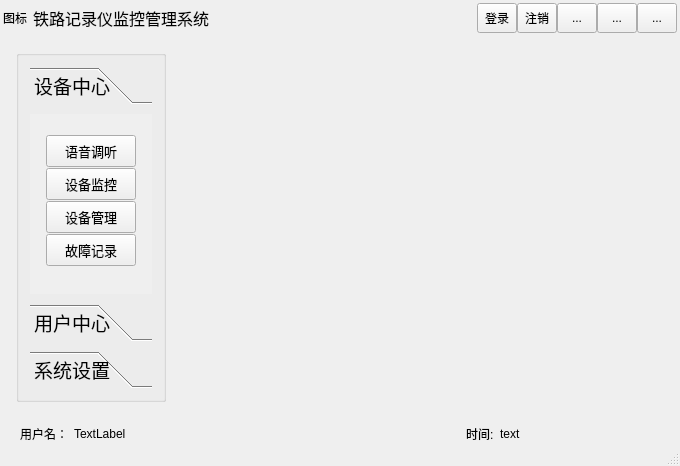
<?xml version="1.0" encoding="UTF-8"?>
<ui version="4.0">
 <class>MainWindow</class>
 <widget class="QMainWindow" name="MainWindow">
  <property name="geometry">
   <rect>
    <x>0</x>
    <y>0</y>
    <width>680</width>
    <height>466</height>
   </rect>
  </property>
  <property name="minimumSize">
   <size>
    <width>0</width>
    <height>0</height>
   </size>
  </property>
  <property name="windowTitle">
   <string>MainWindow</string>
  </property>
  <widget class="QWidget" name="centralWidget">
   <layout class="QGridLayout" name="gridLayout_15">
    <property name="leftMargin">
     <number>0</number>
    </property>
    <property name="topMargin">
     <number>0</number>
    </property>
    <property name="rightMargin">
     <number>0</number>
    </property>
    <property name="bottomMargin">
     <number>0</number>
    </property>
    <item row="2" column="0">
     <widget class="QWidget" name="widget_down" native="true">
      <layout class="QGridLayout" name="gridLayout_10">
       <property name="leftMargin">
        <number>0</number>
       </property>
       <property name="topMargin">
        <number>5</number>
       </property>
       <property name="rightMargin">
        <number>0</number>
       </property>
       <property name="bottomMargin">
        <number>0</number>
       </property>
       <item row="0" column="0">
        <layout class="QGridLayout" name="gridLayout_8">
         <property name="horizontalSpacing">
          <number>0</number>
         </property>
         <property name="verticalSpacing">
          <number>6</number>
         </property>
         <item row="0" column="0">
          <spacer name="horizontalSpacer_2">
           <property name="orientation">
            <enum>Qt::Horizontal</enum>
           </property>
           <property name="sizeType">
            <enum>QSizePolicy::Minimum</enum>
           </property>
           <property name="sizeHint" stdset="0">
            <size>
             <width>20</width>
             <height>20</height>
            </size>
           </property>
          </spacer>
         </item>
         <item row="0" column="2">
          <spacer name="horizontalSpacer">
           <property name="orientation">
            <enum>Qt::Horizontal</enum>
           </property>
           <property name="sizeHint" stdset="0">
            <size>
             <width>40</width>
             <height>20</height>
            </size>
           </property>
          </spacer>
         </item>
         <item row="0" column="4">
          <spacer name="horizontalSpacer_3">
           <property name="orientation">
            <enum>Qt::Horizontal</enum>
           </property>
           <property name="sizeType">
            <enum>QSizePolicy::Minimum</enum>
           </property>
           <property name="sizeHint" stdset="0">
            <size>
             <width>20</width>
             <height>20</height>
            </size>
           </property>
          </spacer>
         </item>
         <item row="0" column="1">
          <layout class="QGridLayout" name="gridLayout_3" columnstretch="1,8">
           <item row="0" column="1">
            <widget class="QLabel" name="label_UserName">
             <property name="minimumSize">
              <size>
               <width>0</width>
               <height>20</height>
              </size>
             </property>
             <property name="text">
              <string>TextLabel</string>
             </property>
            </widget>
           </item>
           <item row="0" column="0">
            <widget class="QLabel" name="label_2User">
             <property name="minimumSize">
              <size>
               <width>0</width>
               <height>20</height>
              </size>
             </property>
             <property name="text">
              <string>用户名：</string>
             </property>
            </widget>
           </item>
          </layout>
         </item>
         <item row="0" column="3">
          <layout class="QGridLayout" name="gridLayout_6">
           <item row="0" column="0">
            <widget class="QLabel" name="label_4Time">
             <property name="minimumSize">
              <size>
               <width>20</width>
               <height>20</height>
              </size>
             </property>
             <property name="text">
              <string>时间:</string>
             </property>
            </widget>
           </item>
           <item row="0" column="1">
            <widget class="QLabel" name="currentTime">
             <property name="minimumSize">
              <size>
               <width>160</width>
               <height>20</height>
              </size>
             </property>
             <property name="maximumSize">
              <size>
               <width>120</width>
               <height>16777215</height>
              </size>
             </property>
             <property name="layoutDirection">
              <enum>Qt::LeftToRight</enum>
             </property>
             <property name="text">
              <string>text</string>
             </property>
            </widget>
           </item>
          </layout>
         </item>
        </layout>
       </item>
      </layout>
     </widget>
    </item>
    <item row="1" column="0">
     <widget class="QWidget" name="widget" native="true">
      <layout class="QGridLayout" name="gridLayout_14">
       <item row="0" column="0">
        <layout class="QGridLayout" name="gridLayout_12" columnstretch="1,3">
         <item row="0" column="0">
          <layout class="QGridLayout" name="gridLayout_9">
           <property name="leftMargin">
            <number>5</number>
           </property>
           <property name="horizontalSpacing">
            <number>2</number>
           </property>
           <property name="verticalSpacing">
            <number>8</number>
           </property>
           <item row="0" column="0">
            <widget class="QGroupBox" name="toolBoxgroupBox">
             <property name="minimumSize">
              <size>
               <width>150</width>
               <height>0</height>
              </size>
             </property>
             <property name="maximumSize">
              <size>
               <width>150</width>
               <height>16777215</height>
              </size>
             </property>
             <property name="font">
              <font>
               <pointsize>8</pointsize>
               <weight>75</weight>
               <bold>true</bold>
              </font>
             </property>
             <property name="title">
              <string/>
             </property>
             <layout class="QGridLayout" name="gridLayout_13">
              <item row="0" column="0">
               <widget class="QToolBox" name="toolBox">
                <property name="font">
                 <font>
                  <pointsize>14</pointsize>
                  <weight>50</weight>
                  <bold>false</bold>
                 </font>
                </property>
                <property name="whatsThis">
                 <string>&lt;html&gt;&lt;head/&gt;&lt;body&gt;&lt;p&gt;&lt;br/&gt;&lt;/p&gt;&lt;/body&gt;&lt;/html&gt;</string>
                </property>
                <property name="lineWidth">
                 <number>1</number>
                </property>
                <property name="midLineWidth">
                 <number>10</number>
                </property>
                <property name="currentIndex">
                 <number>0</number>
                </property>
                <property name="tabSpacing">
                 <number>10</number>
                </property>
                <widget class="QWidget" name="page_1">
                 <property name="geometry">
                  <rect>
                   <x>0</x>
                   <y>0</y>
                   <width>126</width>
                   <height>194</height>
                  </rect>
                 </property>
                 <attribute name="label">
                  <string>设备中心</string>
                 </attribute>
                 <widget class="QWidget" name="layoutWidget">
                  <property name="geometry">
                   <rect>
                    <x>5</x>
                    <y>10</y>
                    <width>118</width>
                    <height>148</height>
                   </rect>
                  </property>
                  <layout class="QGridLayout" name="gridLayout_5">
                   <property name="horizontalSpacing">
                    <number>0</number>
                   </property>
                   <item row="0" column="0">
                    <widget class="QPushButton" name="pushButton">
                     <property name="minimumSize">
                      <size>
                       <width>90</width>
                       <height>32</height>
                      </size>
                     </property>
                     <property name="maximumSize">
                      <size>
                       <width>90</width>
                       <height>32</height>
                      </size>
                     </property>
                     <property name="font">
                      <font>
                       <pointsize>10</pointsize>
                      </font>
                     </property>
                     <property name="cursor">
                      <cursorShape>OpenHandCursor</cursorShape>
                     </property>
                     <property name="mouseTracking">
                      <bool>false</bool>
                     </property>
                     <property name="text">
                      <string>语音调听</string>
                     </property>
                    </widget>
                   </item>
                   <item row="1" column="0">
                    <widget class="QPushButton" name="pushButton_2">
                     <property name="minimumSize">
                      <size>
                       <width>90</width>
                       <height>32</height>
                      </size>
                     </property>
                     <property name="maximumSize">
                      <size>
                       <width>90</width>
                       <height>32</height>
                      </size>
                     </property>
                     <property name="font">
                      <font>
                       <pointsize>10</pointsize>
                      </font>
                     </property>
                     <property name="cursor">
                      <cursorShape>OpenHandCursor</cursorShape>
                     </property>
                     <property name="text">
                      <string>设备监控</string>
                     </property>
                    </widget>
                   </item>
                   <item row="2" column="0">
                    <widget class="QPushButton" name="pushButton_11">
                     <property name="minimumSize">
                      <size>
                       <width>90</width>
                       <height>32</height>
                      </size>
                     </property>
                     <property name="maximumSize">
                      <size>
                       <width>90</width>
                       <height>32</height>
                      </size>
                     </property>
                     <property name="font">
                      <font>
                       <pointsize>10</pointsize>
                      </font>
                     </property>
                     <property name="cursor">
                      <cursorShape>OpenHandCursor</cursorShape>
                     </property>
                     <property name="text">
                      <string>设备管理</string>
                     </property>
                    </widget>
                   </item>
                   <item row="3" column="0">
                    <widget class="QPushButton" name="pushButton_3">
                     <property name="minimumSize">
                      <size>
                       <width>90</width>
                       <height>32</height>
                      </size>
                     </property>
                     <property name="maximumSize">
                      <size>
                       <width>90</width>
                       <height>32</height>
                      </size>
                     </property>
                     <property name="font">
                      <font>
                       <pointsize>10</pointsize>
                      </font>
                     </property>
                     <property name="cursor">
                      <cursorShape>OpenHandCursor</cursorShape>
                     </property>
                     <property name="text">
                      <string>故障记录</string>
                     </property>
                    </widget>
                   </item>
                   <item row="0" column="1">
                    <widget class="QLabel" name="label_2">
                     <property name="maximumSize">
                      <size>
                       <width>13</width>
                       <height>16777215</height>
                      </size>
                     </property>
                     <property name="text">
                      <string/>
                     </property>
                    </widget>
                   </item>
                   <item row="1" column="1">
                    <widget class="QLabel" name="label_3">
                     <property name="maximumSize">
                      <size>
                       <width>13</width>
                       <height>16777215</height>
                      </size>
                     </property>
                     <property name="text">
                      <string/>
                     </property>
                    </widget>
                   </item>
                   <item row="2" column="1">
                    <widget class="QLabel" name="label_4">
                     <property name="maximumSize">
                      <size>
                       <width>13</width>
                       <height>16777215</height>
                      </size>
                     </property>
                     <property name="text">
                      <string/>
                     </property>
                    </widget>
                   </item>
                   <item row="3" column="1">
                    <widget class="QLabel" name="label_5">
                     <property name="maximumSize">
                      <size>
                       <width>13</width>
                       <height>16777215</height>
                      </size>
                     </property>
                     <property name="text">
                      <string/>
                     </property>
                    </widget>
                   </item>
                  </layout>
                 </widget>
                </widget>
                <widget class="QWidget" name="page_2">
                 <property name="geometry">
                  <rect>
                   <x>0</x>
                   <y>0</y>
                   <width>126</width>
                   <height>194</height>
                  </rect>
                 </property>
                 <attribute name="label">
                  <string>用户中心</string>
                 </attribute>
                 <widget class="QWidget" name="layoutWidget">
                  <property name="geometry">
                   <rect>
                    <x>2</x>
                    <y>10</y>
                    <width>121</width>
                    <height>41</height>
                   </rect>
                  </property>
                  <layout class="QGridLayout" name="gridLayout_4">
                   <property name="horizontalSpacing">
                    <number>0</number>
                   </property>
                   <property name="verticalSpacing">
                    <number>6</number>
                   </property>
                   <item row="0" column="0">
                    <widget class="QPushButton" name="pushButton_10">
                     <property name="minimumSize">
                      <size>
                       <width>90</width>
                       <height>32</height>
                      </size>
                     </property>
                     <property name="maximumSize">
                      <size>
                       <width>90</width>
                       <height>32</height>
                      </size>
                     </property>
                     <property name="font">
                      <font>
                       <pointsize>10</pointsize>
                      </font>
                     </property>
                     <property name="cursor">
                      <cursorShape>OpenHandCursor</cursorShape>
                     </property>
                     <property name="text">
                      <string>用户信息</string>
                     </property>
                    </widget>
                   </item>
                   <item row="0" column="1">
                    <widget class="QLabel" name="label_6">
                     <property name="maximumSize">
                      <size>
                       <width>13</width>
                       <height>16777215</height>
                      </size>
                     </property>
                     <property name="text">
                      <string/>
                     </property>
                    </widget>
                   </item>
                  </layout>
                 </widget>
                </widget>
                <widget class="QWidget" name="page">
                 <property name="geometry">
                  <rect>
                   <x>0</x>
                   <y>0</y>
                   <width>126</width>
                   <height>194</height>
                  </rect>
                 </property>
                 <attribute name="label">
                  <string>系统设置</string>
                 </attribute>
                 <widget class="QWidget" name="layoutWidget">
                  <property name="geometry">
                   <rect>
                    <x>3</x>
                    <y>20</y>
                    <width>121</width>
                    <height>105</height>
                   </rect>
                  </property>
                  <layout class="QGridLayout" name="gridLayout_7">
                   <property name="horizontalSpacing">
                    <number>0</number>
                   </property>
                   <item row="0" column="0">
                    <widget class="QPushButton" name="pushButton_7">
                     <property name="minimumSize">
                      <size>
                       <width>90</width>
                       <height>32</height>
                      </size>
                     </property>
                     <property name="maximumSize">
                      <size>
                       <width>90</width>
                       <height>32</height>
                      </size>
                     </property>
                     <property name="font">
                      <font>
                       <pointsize>10</pointsize>
                      </font>
                     </property>
                     <property name="cursor">
                      <cursorShape>OpenHandCursor</cursorShape>
                     </property>
                     <property name="text">
                      <string>功能设置</string>
                     </property>
                    </widget>
                   </item>
                   <item row="1" column="0">
                    <widget class="QPushButton" name="pushButton_8">
                     <property name="minimumSize">
                      <size>
                       <width>90</width>
                       <height>32</height>
                      </size>
                     </property>
                     <property name="maximumSize">
                      <size>
                       <width>90</width>
                       <height>32</height>
                      </size>
                     </property>
                     <property name="font">
                      <font>
                       <pointsize>10</pointsize>
                      </font>
                     </property>
                     <property name="cursor">
                      <cursorShape>OpenHandCursor</cursorShape>
                     </property>
                     <property name="text">
                      <string>查看日志</string>
                     </property>
                    </widget>
                   </item>
                   <item row="2" column="0">
                    <widget class="QPushButton" name="pushButton_4">
                     <property name="minimumSize">
                      <size>
                       <width>90</width>
                       <height>0</height>
                      </size>
                     </property>
                     <property name="maximumSize">
                      <size>
                       <width>90</width>
                       <height>32</height>
                      </size>
                     </property>
                     <property name="font">
                      <font>
                       <pointsize>10</pointsize>
                      </font>
                     </property>
                     <property name="text">
                      <string>关于</string>
                     </property>
                    </widget>
                   </item>
                   <item row="0" column="1">
                    <widget class="QLabel" name="label_8">
                     <property name="maximumSize">
                      <size>
                       <width>13</width>
                       <height>16777215</height>
                      </size>
                     </property>
                     <property name="text">
                      <string/>
                     </property>
                    </widget>
                   </item>
                   <item row="1" column="1">
                    <widget class="QLabel" name="label_9">
                     <property name="maximumSize">
                      <size>
                       <width>13</width>
                       <height>16777215</height>
                      </size>
                     </property>
                     <property name="text">
                      <string/>
                     </property>
                    </widget>
                   </item>
                   <item row="2" column="1">
                    <widget class="QLabel" name="label_10">
                     <property name="maximumSize">
                      <size>
                       <width>13</width>
                       <height>16777215</height>
                      </size>
                     </property>
                     <property name="text">
                      <string/>
                     </property>
                    </widget>
                   </item>
                  </layout>
                 </widget>
                </widget>
               </widget>
              </item>
             </layout>
            </widget>
           </item>
          </layout>
         </item>
         <item row="0" column="1">
          <widget class="QStackedWidget" name="stackedWidget">
           <property name="font">
            <font>
             <pointsize>10</pointsize>
            </font>
           </property>
           <property name="currentIndex">
            <number>1</number>
           </property>
           <widget class="QWidget" name="page_3">
            <widget class="QLabel" name="label_7">
             <property name="geometry">
              <rect>
               <x>0</x>
               <y>0</y>
               <width>54</width>
               <height>12</height>
              </rect>
             </property>
             <property name="text">
              <string>first</string>
             </property>
            </widget>
           </widget>
           <widget class="QWidget" name="page_4"/>
          </widget>
         </item>
        </layout>
       </item>
      </layout>
     </widget>
    </item>
    <item row="0" column="0">
     <widget class="QWidget" name="widget_title" native="true">
      <layout class="QGridLayout" name="gridLayout_11">
       <property name="leftMargin">
        <number>3</number>
       </property>
       <property name="topMargin">
        <number>3</number>
       </property>
       <property name="rightMargin">
        <number>3</number>
       </property>
       <property name="bottomMargin">
        <number>0</number>
       </property>
       <item row="0" column="0">
        <layout class="QGridLayout" name="gridLayout_2" columnstretch="1,20" columnminimumwidth="1,20">
         <item row="0" column="0">
          <widget class="QLabel" name="label">
           <property name="sizePolicy">
            <sizepolicy hsizetype="Preferred" vsizetype="Preferred">
             <horstretch>0</horstretch>
             <verstretch>0</verstretch>
            </sizepolicy>
           </property>
           <property name="maximumSize">
            <size>
             <width>35</width>
             <height>30</height>
            </size>
           </property>
           <property name="text">
            <string>图标</string>
           </property>
          </widget>
         </item>
         <item row="0" column="1">
          <widget class="QLabel" name="label_Title">
           <property name="sizePolicy">
            <sizepolicy hsizetype="Preferred" vsizetype="Preferred">
             <horstretch>0</horstretch>
             <verstretch>0</verstretch>
            </sizepolicy>
           </property>
           <property name="font">
            <font>
             <pointsize>12</pointsize>
            </font>
           </property>
           <property name="text">
            <string>铁路记录仪监控管理系统</string>
           </property>
          </widget>
         </item>
        </layout>
       </item>
       <item row="0" column="1">
        <layout class="QGridLayout" name="gridLayout">
         <property name="rightMargin">
          <number>0</number>
         </property>
         <property name="horizontalSpacing">
          <number>0</number>
         </property>
         <item row="0" column="1">
          <widget class="QToolButton" name="logoutButton">
           <property name="minimumSize">
            <size>
             <width>40</width>
             <height>30</height>
            </size>
           </property>
           <property name="maximumSize">
            <size>
             <width>40</width>
             <height>30</height>
            </size>
           </property>
           <property name="text">
            <string>注销</string>
           </property>
          </widget>
         </item>
         <item row="0" column="2">
          <widget class="QToolButton" name="minButton">
           <property name="minimumSize">
            <size>
             <width>40</width>
             <height>30</height>
            </size>
           </property>
           <property name="maximumSize">
            <size>
             <width>40</width>
             <height>30</height>
            </size>
           </property>
           <property name="text">
            <string>...</string>
           </property>
           <property name="autoRaise">
            <bool>false</bool>
           </property>
          </widget>
         </item>
         <item row="0" column="3">
          <widget class="QToolButton" name="maxButton">
           <property name="minimumSize">
            <size>
             <width>40</width>
             <height>30</height>
            </size>
           </property>
           <property name="maximumSize">
            <size>
             <width>40</width>
             <height>30</height>
            </size>
           </property>
           <property name="text">
            <string>...</string>
           </property>
           <property name="autoRaise">
            <bool>false</bool>
           </property>
          </widget>
         </item>
         <item row="0" column="4">
          <widget class="QToolButton" name="closeButton">
           <property name="minimumSize">
            <size>
             <width>40</width>
             <height>30</height>
            </size>
           </property>
           <property name="maximumSize">
            <size>
             <width>40</width>
             <height>30</height>
            </size>
           </property>
           <property name="text">
            <string>...</string>
           </property>
           <property name="autoRaise">
            <bool>false</bool>
           </property>
          </widget>
         </item>
         <item row="0" column="0">
          <widget class="QToolButton" name="loginButton">
           <property name="minimumSize">
            <size>
             <width>40</width>
             <height>30</height>
            </size>
           </property>
           <property name="maximumSize">
            <size>
             <width>40</width>
             <height>30</height>
            </size>
           </property>
           <property name="text">
            <string>登录</string>
           </property>
          </widget>
         </item>
        </layout>
       </item>
      </layout>
     </widget>
    </item>
   </layout>
  </widget>
  <widget class="QStatusBar" name="statusBar"/>
 </widget>
 <layoutdefault spacing="6" margin="11"/>
 <resources/>
 <connections/>
</ui>
